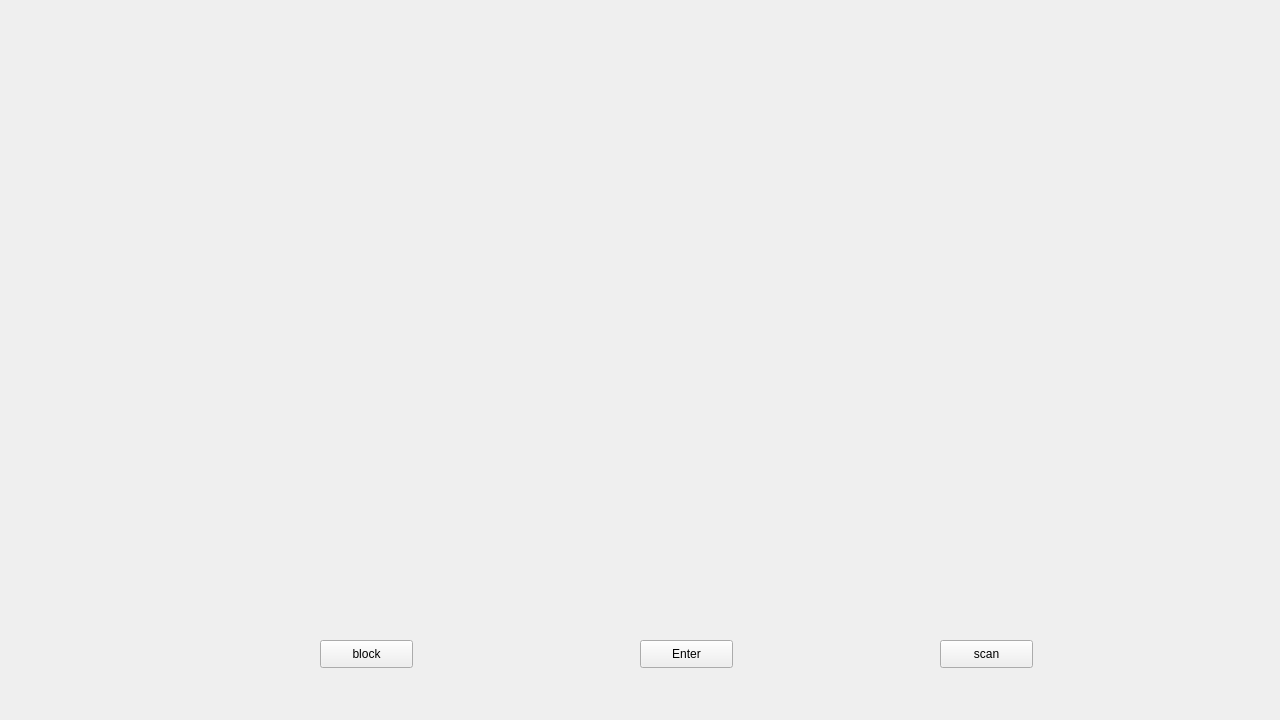
<?xml version="1.0" encoding="UTF-8"?>
<ui version="4.0">
 <class>Form</class>
 <widget class="QWidget" name="Form">
  <property name="geometry">
   <rect>
    <x>0</x>
    <y>0</y>
    <width>1280</width>
    <height>720</height>
   </rect>
  </property>
  <property name="minimumSize">
   <size>
    <width>1280</width>
    <height>720</height>
   </size>
  </property>
  <property name="maximumSize">
   <size>
    <width>1280</width>
    <height>720</height>
   </size>
  </property>
  <property name="windowTitle">
   <string>Form</string>
  </property>
  <widget class="QLabel" name="vid">
   <property name="geometry">
    <rect>
     <x>360</x>
     <y>60</y>
     <width>711</width>
     <height>531</height>
    </rect>
   </property>
   <property name="text">
    <string/>
   </property>
   <property name="pixmap">
    <pixmap>../main/wallppaer.jpg</pixmap>
   </property>
  </widget>
  <widget class="QPushButton" name="block">
   <property name="geometry">
    <rect>
     <x>320</x>
     <y>640</y>
     <width>93</width>
     <height>28</height>
    </rect>
   </property>
   <property name="text">
    <string>block</string>
   </property>
  </widget>
  <widget class="QPushButton" name="enter">
   <property name="geometry">
    <rect>
     <x>640</x>
     <y>640</y>
     <width>93</width>
     <height>28</height>
    </rect>
   </property>
   <property name="text">
    <string>Enter</string>
   </property>
  </widget>
  <widget class="QPushButton" name="exit">
   <property name="geometry">
    <rect>
     <x>940</x>
     <y>640</y>
     <width>93</width>
     <height>28</height>
    </rect>
   </property>
   <property name="text">
    <string>scan</string>
   </property>
  </widget>
 </widget>
 <resources/>
 <connections/>
</ui>
